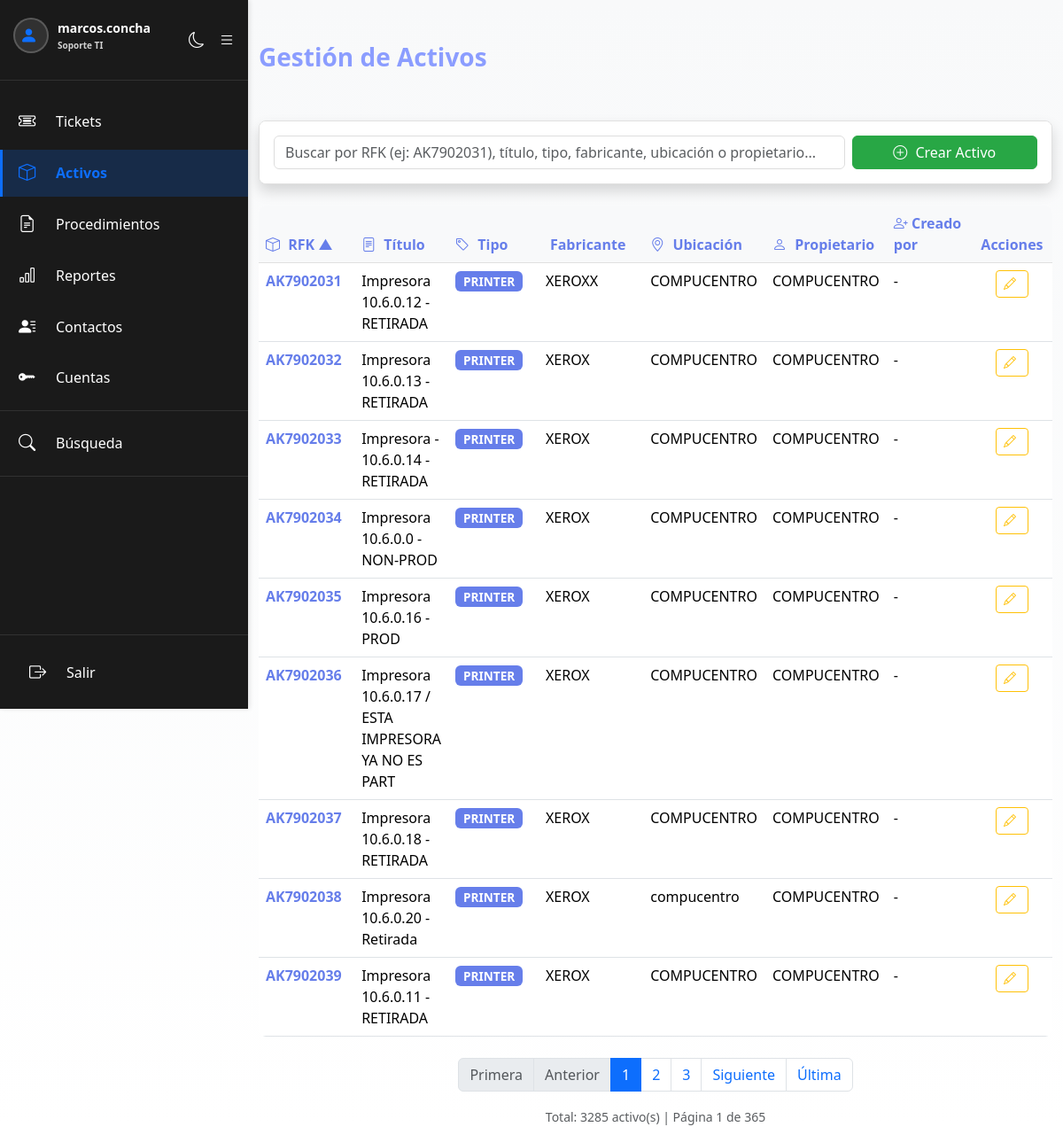
The page /activos.php (signed in) on the database its author committed.
### tables this page shows
CREATE TABLE `activos` (
  `id` int unsigned NOT NULL AUTO_INCREMENT,
  `rfk` varchar(20) NOT NULL,
  `titulo` varchar(255) NOT NULL,
  `usuario_creado_por` varchar(255) DEFAULT NULL,
  `fecha_creacion` timestamp NOT NULL DEFAULT CURRENT_TIMESTAMP,
  `usuario_modificado_por` varchar(255) DEFAULT NULL,
  `fecha_ultima_modificacion` timestamp NOT NULL DEFAULT CURRENT_TIMESTAMP ON UPDATE CURRENT_TIMESTAMP,
  `descripcion` text,
  `propietario` varchar(150) DEFAULT NULL,
  `tipo` varchar(100) DEFAULT NULL,
  `fabricante` varchar(150) DEFAULT NULL,
  `modelo` varchar(150) DEFAULT NULL,
  `serie` varchar(150) DEFAULT NULL,
  `ubicacion` varchar(150) DEFAULT NULL,
  `fallas_activas` text,
  PRIMARY KEY (`id`),
  UNIQUE KEY `uk_rfk` (`rfk`)
);

### activos.php (the view, shortened to what this page needs)
<?php
require_once 'includes/config.php';
$activos = [];
$busqueda = $_GET["buscar"] ?? "";
$pagina = max(1, (int)($_GET["pagina"] ?? 1));
$orden = $_GET["orden"] ?? "rfk";
$direccion = $_GET["dir"] ?? "ASC";
$activos_por_pagina = 9;
$offset = ($pagina - 1) * $activos_por_pagina;
$total_activos = 0;
$total_paginas = 1;
try {
    $params = [];
    $where = "1=1";
    $sql_count = "SELECT COUNT(*) as total FROM activos WHERE " . $where;
    $stmt_count = $conexion->prepare($sql_count);
    $stmt_count->execute($params);
    $total_activos = $stmt_count->fetch(PDO::FETCH_ASSOC)['total'];
    $orden_map = [
        'rfk' => 'rfk',
        'titulo' => 'titulo',
        'tipo' => 'tipo',
        'fabricante' => 'fabricante',
        'ubicacion' => 'ubicacion',
        'propietario' => 'propietario'
    ];
    $columna_orden = $orden_map[$orden];
    $sql = "SELECT * FROM activos WHERE " . $where . " ORDER BY " . $columna_orden . " " . $direccion . " LIMIT " . intval($activos_por_pagina) . " OFFSET " . intval($offset);
    $stmt = $conexion->prepare($sql);
    $stmt->execute($params);
    $activos = $stmt->fetchAll(PDO::FETCH_ASSOC);
    $total_paginas = ceil($total_activos / $activos_por_pagina);
} catch (PDOException $e) {
    $error = "Error al obtener activos: " . $e->getMessage();
}
?>
<!DOCTYPE html>
<html lang="es" id="htmlRoot">
<head>
    <link href="https://cdn.jsdelivr.net/npm/bootstrap@5.3.8/dist/css/bootstrap.min.css" rel="stylesheet">
    <link rel="stylesheet" href="https://cdn.jsdelivr.net/npm/bootstrap-icons@1.11.3/font/bootstrap-icons.min.css">
    <link href="css/dark-mode.css" rel="stylesheet">
</head>
<body>
    <?php include 'includes/sidebar.php'; ?>
    <div class="container mt-5">
        <div class="row mb-4">
            <div class="col-md-12">
                <h2><i"></i> Gestión de Activos</h2>
            </div>
        </div>
        <div class="card shadow mb-4">
            <div class="card-body">
                <div class="row g-2">
                    <div class="col-md-9">
                        <input type="text" id="searchActivos" class="form-control" placeholder="Buscar por RFK (ej: AK7902031), título, tipo, fabricante, ubicación o propietario..." value="<?php echo htmlspecialchars($busqueda); ?>">
                    </div>
                    <div class="col-md-3">
                        <?php if (!empty($busqueda)): ?>
                            <a href="activos.php" class="btn btn-secondary w-100"><i class="bi bi-x-circle"></i> Limpiar</a>
                        <?php else: ?>
                            <a href="crear_activo.php" class="btn btn-success w-100"><i class="bi bi-plus-circle"></i> Crear Activo</a>
                        <?php endif; ?>
                    </div>
                </div>
            </div>
        </div>
        <?php if (empty($activos)): ?>
            <div class="alert alert-info">
                <?php echo !empty($busqueda) ? "No se encontraron activos con esa búsqueda" : "No hay activos aún"; ?>
            </div>
        <?php else: ?>
            <div class="table-responsive" style="border-radius: 8px; overflow: hidden;">
                <table class="table table-hover mb-0">
                    <thead>
                        <tr>
                            <th style="width: 120px;"><a href="?orden=rfk&dir=<?php echo $orden === 'rfk' && $direccion === 'ASC' ? 'DESC' : 'ASC'; ?><?php echo !empty($busqueda) ? '&buscar=' . urlencode($busqueda) : ''; ?>&pagina=1" style="text-decoration: none; color: inherit;"><i class="bi bi-box"></i> RFK <?php echo $orden === 'rfk' ? ($direccion === 'ASC' ? '▲' : '▼') : ''; ?></a></th>
                            <th><a href="?orden=titulo&dir=<?php echo $orden === 'titulo' && $direccion === 'ASC' ? 'DESC' : 'ASC'; ?><?php echo !empty($busqueda) ? '&buscar=' . urlencode($busqueda) : ''; ?>&pagina=1" style="text-decoration: none; color: inherit;"><i class="bi bi-file-text"></i> Título <?php echo $orden === 'titulo' ? ($direccion === 'ASC' ? '▲' : '▼') : ''; ?></a></th>
                            <th style="width: 120px;"><a href="?orden=tipo&dir=<?php echo $orden === 'tipo' && $direccion === 'ASC' ? 'DESC' : 'ASC'; ?><?php echo !empty($busqueda) ? '&buscar=' . urlencode($busqueda) : ''; ?>&pagina=1" style="text-decoration: none; color: inherit;"><i class="bi bi-tag"></i> Tipo <?php echo $orden === 'tipo' ? ($direccion === 'ASC' ? '▲' : '▼') : ''; ?></a></th>
                            <th style="width: 140px;"><a href="?orden=fabricante&dir=<?php echo $orden === 'fabricante' && $direccion === 'ASC' ? 'DESC' : 'ASC'; ?><?php echo !empty($busqueda) ? '&buscar=' . urlencode($busqueda) : ''; ?>&pagina=1" style="text-decoration: none; color: inherit;"><i class="bi bi-industry"></i> Fabricante <?php echo $orden === 'fabricante' ? ($direccion === 'ASC' ? '▲' : '▼') : ''; ?></a></th>
                            <th style="width: 140px;"><a href="?orden=ubicacion&dir=<?php echo $orden === 'ubicacion' && $direccion === 'ASC' ? 'DESC' : 'ASC'; ?><?php echo !empty($busqueda) ? '&buscar=' . urlencode($busqueda) : ''; ?>&pagina=1" style="text-decoration: none; color: inherit;"><i class="bi bi-geo-alt"></i> Ubicación <?php echo $orden === 'ubicacion' ? ($direccion === 'ASC' ? '▲' : '▼') : ''; ?></a></th>
                            <th style="width: 120px;"><a href="?orden=propietario&dir=<?php echo $orden === 'propietario' && $direccion === 'ASC' ? 'DESC' : 'ASC'; ?><?php echo !empty($busqueda) ? '&buscar=' . urlencode($busqueda) : ''; ?>&pagina=1" style="text-decoration: none; color: inherit;"><i class="bi bi-person"></i> Propietario <?php echo $orden === 'propietario' ? ($direccion === 'ASC' ? '▲' : '▼') : ''; ?></a></th>
                            <th style="width: 140px;"><i class="bi bi-person-plus"></i> Creado por</th>
                            <th style="width: 100px; text-align: center;">Acciones</th>
                        </tr>
                    </thead>
                    <tbody>
                        <?php foreach ($activos as $activo): ?>
                            <tr style="cursor: pointer;" onclick="window.location='ver_activo.php?id=<?php echo htmlspecialchars($activo['id']); ?>'">
                                <td><strong style="color: #667eea;"><?php echo htmlspecialchars($activo["rfk"]); ?></strong></td>
                                <td><?php echo htmlspecialchars(substr($activo["titulo"], 0, 50)); ?></td>
                                <td><span class="badge" style="background-color: #667eea; color: white;"><?php echo htmlspecialchars($activo["tipo"]); ?></span></td>
                                <td><?php echo htmlspecialchars($activo["fabricante"]); ?></td>
                                <td><?php echo htmlspecialchars($activo["ubicacion"]); ?></td>
                                <td><?php echo htmlspecialchars($activo["propietario"]); ?></td>
                                <td><?php echo htmlspecialchars($activo["usuario_creado_por"] ?? "-"); ?></td>
                                <td style="text-align: center;">
                                    <a href="editar_activo.php?id=<?php echo htmlspecialchars($activo["id"]); ?>" class="btn btn-sm btn-outline-warning" onclick="event.stopPropagation();"><i class="bi bi-pencil"></i></a>
                                </td>
                            </tr>
                        <?php endforeach; ?>
                    </tbody>
                </table>
            </div>
        <?php endif; ?>
        <?php if ($total_paginas > 1): ?>
            <nav aria-label="Paginación" class="mt-4">
                <ul class="pagination justify-content-center">
                    <li class="page-item <?php echo $pagina === 1 ? 'disabled' : ''; ?>">
                        <a class="page-link" href="?pagina=1<?php echo !empty($busqueda) ? '&buscar=' . urlencode($busqueda) : ''; ?>&orden=<?php echo $orden; ?>&dir=<?php echo $direccion; ?>">Primera</a>
                    </li>
                    <li class="page-item <?php echo $pagina === 1 ? 'disabled' : ''; ?>">
                        <a class="page-link" href="?pagina=<?php echo $pagina - 1; ?><?php echo !empty($busqueda) ? '&buscar=' . urlencode($busqueda) : ''; ?>&orden=<?php echo $orden; ?>&dir=<?php echo $direccion; ?>">Anterior</a>
                    </li>
                    <?php for ($i = max(1, $pagina - 2); $i <= min($total_paginas, $pagina + 2); $i++): ?>
                        <li class="page-item <?php echo $i === $pagina ? 'active' : ''; ?>">
                            <a class="page-link" href="?pagina=<?php echo $i; ?><?php echo !empty($busqueda) ? '&buscar=' . urlencode($busqueda) : ''; ?>&orden=<?php echo $orden; ?>&dir=<?php echo $direccion; ?>"><?php echo $i; ?></a>
                        </li>
                    <?php endfor; ?>
                    <li class="page-item <?php echo $pagina === $total_paginas ? 'disabled' : ''; ?>">
                        <a class="page-link" href="?pagina=<?php echo $pagina + 1; ?><?php echo !empty($busqueda) ? '&buscar=' . urlencode($busqueda) : ''; ?>&orden=<?php echo $orden; ?>&dir=<?php echo $direccion; ?>">Siguiente</a>
                    </li>
                    <li class="page-item <?php echo $pagina === $total_paginas ? 'disabled' : ''; ?>">
                        <a class="page-link" href="?pagina=<?php echo $total_paginas; ?><?php echo !empty($busqueda) ? '&buscar=' . urlencode($busqueda) : ''; ?>&orden=<?php echo $orden; ?>&dir=<?php echo $direccion; ?>">Última</a>
                    </li>
                </ul>
            </nav>
        <?php endif; ?>
        <div class="text-center text-muted mt-3">
            <small>Total: <?php echo $total_activos; ?> activo(s) | Página <?php echo $pagina; ?> de <?php echo $total_paginas; ?></small>
        </div>
    </div>
</body>
</html>

### css/dark-mode.css (style rules this page uses)
* { animation-duration: 0s !important; animation-delay: 0s !important; transition-duration: 0s !important; transition-delay: 0s !important; }
body { background-color: var(--bs-body-bg); color: var(--bs-body-color); }
.card { background-color: var(--bs-body-bg); color: var(--bs-body-color); border: 1px solid var(--bs-border-color); }
.table { color: var(--bs-body-color); }
.form-control, .form-select { background-color: var(--bs-body-bg) !important; color: var(--bs-body-color) !important; border: 1px solid var(--bs-border-color); }
.badge { color: var(--bs-body-color); }
.btn .bi { margin-right: 5px; }
.btn-danger .bi, .btn-warning .bi, .btn-success .bi, .btn-info .bi { color: inherit; }
a .bi { margin-right: 5px; }
.card { border-radius: 12px; overflow: hidden; }
.card-body { background: var(--bs-body-bg); color: var(--bs-body-color); }
.form-control, .form-select { border-radius: 8px; border: 2px solid #dee2e6; }

### activos.php (style rules this page uses)
body { background: linear-gradient(to bottom, #f8f9fa, #ffffff); }
.card { border-radius: 8px; border: 1px solid #e0e0e0; }
.container { padding-top: 0; padding-bottom: 0; }
h1, h2, h3 { color: #8b9dff; font-weight: 700; font-family: 'Segoe UI', Tahoma, Geneva, Verdana, sans-serif; }
h2 { font-size: 1.75rem; margin-bottom: 30px; }
.table { background: white; border-radius: 8px; overflow: hidden; }
.table thead th { background: #f8f9fa; color: #667eea; font-weight: 600; border-color: #e0e0e0; }
.btn-success { background: #28a745; border-color: #28a745; }
.form-control { border-radius: 6px; border: 1px solid #ddd; }
.badge { font-size: 0.85rem; }

### includes/sidebar.php (style rules this page uses)
:root { --sidebar-width: 280px; --sidebar-collapsed-width: 80px; --sidebar-bg-dark: #0f1419; --sidebar-bg-light: #f8f9fa; }
body { margin-left: var(--sidebar-width); }

### rows shown on the page
activos: rfk "AK7902031", titulo "Impresora 10.6.0.12 - RETIRADA", tipo "PRINTER", fabricante "XEROXX", ubicacion "COMPUCENTRO", propietario "COMPUCENTRO", usuario_creado_por "-"
activos: rfk "AK7902032", titulo "Impresora 10.6.0.13 - RETIRADA", tipo "PRINTER", fabricante "XEROX", ubicacion "COMPUCENTRO", propietario "COMPUCENTRO", usuario_creado_por "-"
activos: rfk "AK7902033", titulo "Impresora - 10.6.0.14 - RETIRADA", tipo "PRINTER", fabricante "XEROX", ubicacion "COMPUCENTRO", propietario "COMPUCENTRO", usuario_creado_por "-"
activos: rfk "AK7902034", titulo "Impresora 10.6.0.0 - NON-PROD", tipo "PRINTER", fabricante "XEROX", ubicacion "COMPUCENTRO", propietario "COMPUCENTRO", usuario_creado_por "-"
activos: rfk "AK7902035", titulo "Impresora 10.6.0.16 - PROD", tipo "PRINTER", fabricante "XEROX", ubicacion "COMPUCENTRO", propietario "COMPUCENTRO", usuario_creado_por "-"
activos: rfk "AK7902036", titulo "Impresora 10.6.0.17 / ESTA IMPRESORA YA NO ES PART", tipo "PRINTER", fabricante "XEROX", ubicacion "COMPUCENTRO", propietario "COMPUCENTRO", usuario_creado_por "-"
activos: rfk "AK7902037", titulo "Impresora 10.6.0.18 - RETIRADA", tipo "PRINTER", fabricante "XEROX", ubicacion "COMPUCENTRO", propietario "COMPUCENTRO", usuario_creado_por "-"
activos: rfk "AK7902038", titulo "Impresora 10.6.0.20 - Retirada", tipo "PRINTER", fabricante "XEROX", ubicacion "compucentro", propietario "COMPUCENTRO", usuario_creado_por "-"
activos: rfk "AK7902039", titulo "Impresora 10.6.0.11 - RETIRADA", tipo "PRINTER", fabricante "XEROX", ubicacion "COMPUCENTRO", propietario "COMPUCENTRO", usuario_creado_por "-"

### other values the page prints
$_SESSION["username"] "marcos.concha"
traducirRol($_SESSION["role"] ?? "viewer") "Soporte TI"
$total_activos "3285"
$pagina "1"
$total_paginas "365"
